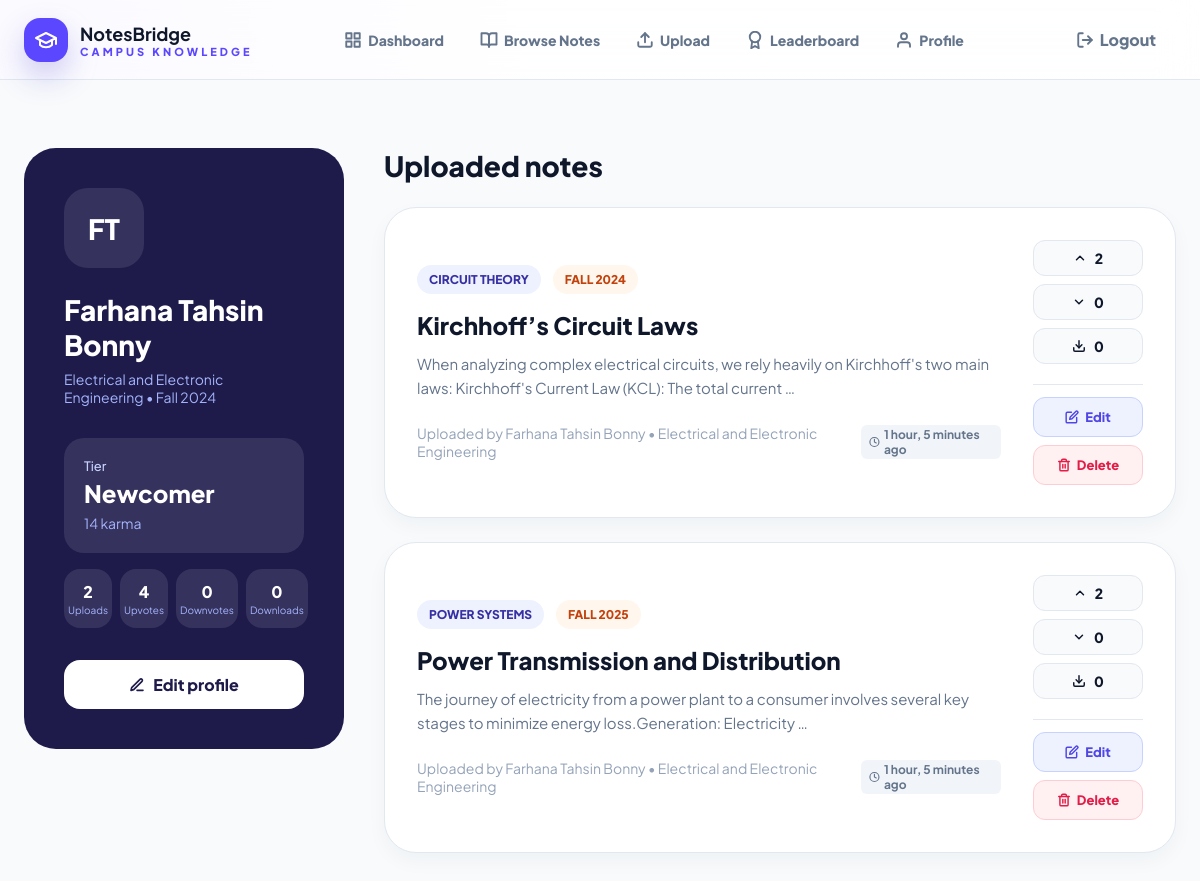
/my-profile/ (signed in), run on the app's committed database.
### profiles/models.py (models this page shows, shortened)
class Profile(models.Model):
    user = models.OneToOneField(settings.AUTH_USER_MODEL,on_delete=models.CASCADE)
    karma = models.FloatField(default=0)
    tier = models.CharField(max_length=20,default="Newcomer")
    total_uploads = models.PositiveIntegerField(default=0)
    total_upvotes = models.PositiveIntegerField(default=0)
    total_downvotes = models.PositiveIntegerField(default=0)
    total_downloads = models.PositiveIntegerField(default=0)
    moderation_penalty = models.FloatField(default=0)

### accounts/models.py (models this page shows)
class CustomUser(AbstractUser):
    email = models.EmailField(unique=True)
    department = models.ForeignKey(
        'departments.Department',
        on_delete=models.SET_NULL,
        null=True,
        blank=True
    )
    USERNAME_FIELD = "email"
    REQUIRED_FIELDS = ["username"]

### departments/models.py (models this page shows, shortened)
class Department(models.Model):
    name = models.CharField(max_length=100, unique=True)
    code = models.CharField(max_length=10, unique=True)

class Subject(models.Model):
    name = models.CharField(max_length=100)
    code = models.CharField(max_length=20)
    department = models.ForeignKey(Department, on_delete=models.CASCADE)
    class Meta:
        unique_together = ('code', 'department')

### notes/models.py (models this page shows, shortened)
class Note(models.Model):
    title = models.CharField(max_length=100)
    description = models.TextField()
    file = models.FileField(upload_to='notes/', blank=True, null=True)
    subject = models.ForeignKey(Subject, on_delete=models.CASCADE)
    uploader = models.ForeignKey(settings.AUTH_USER_MODEL, on_delete=models.CASCADE)
    professor = models.CharField(max_length=100)
    semester = models.CharField(max_length=50)
    downloads = models.PositiveIntegerField(default=0)
    is_flagged = models.BooleanField(default=False)
    is_hidden = models.BooleanField(default=False)
    is_deleted = models.BooleanField(default=False)
    report_count = models.PositiveIntegerField(default=0)
    created_at = models.DateTimeField(auto_now_add=True)

### profiles/views.py (the view)
# urls.py: path('my-profile/',profile_view,name='profile'),
@login_required
def profile_view(request):
    user = request.user
    profile = user.profile
    notes = Note.objects.filter(uploader=user).annotate(
        upvotes=Count('vote', filter=Q(vote__vote_type=1)),
        downvotes=Count('vote', filter=Q(vote__vote_type=0))
    ).order_by('-created_at')
    latest_note = notes.first()
    inferred_department = latest_note.subject.department.name if latest_note else "NotesBridge User"
    inferred_semester = latest_note.semester if latest_note else "Current Term"
    context = {
        'profile': profile,
        'notes': notes,
        'inferred_department': inferred_department,
        'inferred_semester': inferred_semester,
    }
    return render(request,'profiles/profile.html',context)

### templates/profiles/profile.html (shortened to what this page needs)
{% extends 'base.html' %}
{% load static %}
{% block content %}
<main class="page-section" style="background: #f8fafc; min-height: 100vh;">
    <div class="container" style="max-width: 1200px; padding: 24px;">
        <div style="display: grid; grid-template-columns: 320px 1fr; gap: 40px; align-items: flex-start;">
            <div style="background: #1e1b4b; border-radius: 32px; padding: 40px; color: white; display: flex; flex-direction: column;">
                <div style="width: 80px; height: 80px; border-radius: 24px; background: rgba(255,255,255,0.1); color: white; display: flex; align-items: center; justify-content: center; font-size: 28px; font-weight: 800; margin-bottom: 24px;">
                    {% if profile.user.first_name %}{{ profile.user.first_name|slice:":1"|upper }}{{ profile.user.last_name|slice:":1"|upper }}{% else %}{{ profile.user.username|slice:":2"|upper }}{% endif %}
                </div>
                <h1 style="font-size: 28px; font-weight: 800; margin: 0 0 8px 0; color: white;">
                    {% if profile.user.first_name %}{{ profile.user.first_name }} {{ profile.user.last_name }}{% else %}{{ profile.user.username }}{% endif %}
                </h1>
                <span style="color: #a5b4fc; font-size: 14px;">{{ inferred_department }} • {{ inferred_semester }}</span>
                <div style="background: rgba(255,255,255,0.1); border-radius: 20px; padding: 20px; margin-top: 32px; margin-bottom: 16px;">
                    <span style="color: #c7d2fe; font-size: 13px; font-weight: 500; display: block; margin-bottom: 4px;">Tier</span>
                    <h3 style="font-size: 24px; font-weight: 800; color: white; margin: 0 0 4px 0;">{{ profile.tier }}</h3>
                    <span style="color: #a5b4fc; font-size: 14px;">{{ profile.karma|floatformat:0 }} karma</span>
                </div>
                <div style="display: grid; grid-template-columns: repeat(4, 1fr); gap: 8px; margin-bottom: 32px;">
                    <div style="background: rgba(255,255,255,0.1); border-radius: 16px; padding: 12px 4px; text-align: center;">
                        <div style="font-weight: 800; font-size: 16px; color: white;">{{ profile.total_uploads }}</div>
                        <div style="color: #a5b4fc; font-size: 10px; margin-top: 2px;">Uploads</div>
                    </div>
                    <div style="background: rgba(255,255,255,0.1); border-radius: 16px; padding: 12px 4px; text-align: center;">
                        <div style="font-weight: 800; font-size: 16px; color: white;">{{ profile.total_upvotes }}</div>
                        <div style="color: #a5b4fc; font-size: 10px; margin-top: 2px;">Upvotes</div>
                    </div>
                    <div style="background: rgba(255,255,255,0.1); border-radius: 16px; padding: 12px 4px; text-align: center;">
                        <div style="font-weight: 800; font-size: 16px; color: white;">{{ profile.total_downvotes }}</div>
                        <div style="color: #a5b4fc; font-size: 10px; margin-top: 2px;">Downvotes</div>
                    </div>
                    <div style="background: rgba(255,255,255,0.1); border-radius: 16px; padding: 12px 4px; text-align: center;">
                        <div style="font-weight: 800; font-size: 16px; color: white;">{{ profile.total_downloads }}</div>
                        <div style="color: #a5b4fc; font-size: 10px; margin-top: 2px;">Downloads</div>
                    </div>
                </div>
                <a href="{% url 'edit_profile' %}" style="display: flex; align-items: center; justify-content: center; gap: 8px; background: white; color: #1e1b4b; padding: 14px; border-radius: 16px; font-weight: 800; text-decoration: none;">
                    <svg width="16" height="16" viewBox="0 0 24 24" fill="none" stroke="currentColor" stroke-width="2.5" stroke-linecap="round" stroke-linejoin="round"><path d="M12 20h9"></path><path d="M16.5 3.5a2.121 2.121 0 0 1 3 3L7 19l-4 1 1-4L16.5 3.5z"></path></svg>
                    Edit profile
                </a>
            </div>
            <div style="display: flex; flex-direction: column; gap: 24px;">
                <h2 style="font-size: 28px; font-weight: 800; color: var(--slate); margin: 0;">Uploaded notes</h2>
                {% for note in notes %}
                <article class="note-card" style="background: white; border: 1px solid var(--line); border-radius: 32px; padding: 32px; display: grid; grid-template-columns: 1fr auto; gap: 32px; align-items: center;">
                    <div>
                        <div style="display: flex; gap: 12px; margin-bottom: 16px;">
                            <span class="tag tag-indigo">{{ note.subject.name|upper }}</span>
                            <span class="tag tag-orange">{{ note.semester|upper }}</span>
                        </div>
                        <h3 style="font-size: 24px; font-weight: 800; color: var(--slate); margin: 0 0 12px 0;"><a href="{% url 'note_detail' note.id %}" style="text-decoration: none; color: inherit;">{{ note.title }}</a></h3>
                        <p style="color: var(--muted); font-size: 15px; line-height: 1.6; margin: 0 0 24px 0; max-width: 600px;">{{ note.description|truncatewords:20 }}</p>
                        <span style="color: #94a3b8; font-size: 14px; display: flex; align-items: center; gap: 6px;">
                            <span>Uploaded by {% if note.uploader.first_name %}{{ note.uploader.first_name }} {{ note.uploader.last_name }}{% else %}{{ note.uploader.username }}{% endif %} • {{ note.subject.department.name }}</span>
                            <span style="display: inline-flex; align-items: center; gap: 4px; background: #f1f5f9; padding: 2px 8px; border-radius: 6px; font-size: 12px; font-weight: 700; color: #64748b;">
                                <svg width="12" height="12" viewBox="0 0 24 24" fill="none" stroke="currentColor" stroke-width="2.5" stroke-linecap="round" stroke-linejoin="round"><circle cx="12" cy="12" r="10"></circle><polyline points="12 6 12 12 16 14"></polyline></svg>
                                {{ note.created_at|timesince }} ago
                            </span>
                        </span>
                    </div>
                    <div style="display: flex; flex-direction: column; gap: 8px;">
                        <div style="background: #f8fafc; border: 1px solid var(--line); border-radius: 12px; padding: 8px 16px; display: flex; align-items: center; justify-content: center; gap: 8px; font-weight: 800; color: var(--slate); font-size: 14px;">
                            <svg width="14" height="14" viewBox="0 0 24 24" fill="none" stroke="currentColor" stroke-width="2.5" stroke-linecap="round" stroke-linejoin="round"><polyline points="18 15 12 9 6 15"></polyline></svg>
                            {{ note.upvotes }}
                        </div>
                        <div style="background: #f8fafc; border: 1px solid var(--line); border-radius: 12px; padding: 8px 16px; display: flex; align-items: center; justify-content: center; gap: 8px; font-weight: 800; color: var(--slate); font-size: 14px;">
                            <svg width="14" height="14" viewBox="0 0 24 24" fill="none" stroke="currentColor" stroke-width="2.5" stroke-linecap="round" stroke-linejoin="round"><polyline points="6 9 12 15 18 9"></polyline></svg>
                            {{ note.downvotes }}
                        </div>
                        <div style="background: #f8fafc; border: 1px solid var(--line); border-radius: 12px; padding: 8px 16px; display: flex; align-items: center; justify-content: center; gap: 8px; font-weight: 800; color: var(--slate); font-size: 14px;">
                            <svg width="14" height="14" viewBox="0 0 24 24" fill="none" stroke="currentColor" stroke-width="2.5" stroke-linecap="round" stroke-linejoin="round"><path d="M21 15v4a2 2 0 0 1-2 2H5a2 2 0 0 1-2-2v-4"></path><polyline points="7 10 12 15 17 10"></polyline><line x1="12" y1="15" x2="12" y2="3"></line></svg>
                            {{ note.downloads }}
                        </div>
                        {% if user == note.uploader %}
                        <div style="margin-top: 12px; display: flex; flex-direction: column; gap: 8px; border-top: 1px solid var(--line); padding-top: 12px;">
                            <a href="{% url 'edit_note' note.id %}" style="width: 100%; min-width: 110px; background: #eef2ff; color: #4f46e5; border: 1px solid #c7d2fe; border-radius: 12px; padding: 10px; height: 40px; text-decoration: none; display: flex; align-items: center; justify-content: center; gap: 6px; font-weight: 800; font-size: 13px;">
                                <svg width="14" height="14" viewBox="0 0 24 24" fill="none" stroke="currentColor" stroke-width="2.5" stroke-linecap="round" stroke-linejoin="round"><path d="M11 4H4a2 2 0 0 0-2 2v14a2 2 0 0 0 2 2h14a2 2 0 0 0 2-2v-7"></path><path d="M18.5 2.5a2.121 2.121 0 0 1 3 3L12 15l-4 1 1-4 9.5-9.5z"></path></svg>
                                Edit
                            </a>
                            <a href="{% url 'delete_note' note.id %}" style="width: 100%; min-width: 110px; background: #fff1f2; color: #e11d48; border: 1px solid #fecdd3; border-radius: 12px; padding: 10px; height: 40px; text-decoration: none; display: flex; align-items: center; justify-content: center; gap: 6px; font-weight: 800; font-size: 13px;" onclick="return confirm('Are you sure you want to delete this note?')">
                                Delete
                            </a>
                        </div>
                        {% endif %}
                    </div>
                </article>
                {% empty %}
                <div style="text-align: center; padding: 60px; background: white; border-radius: 32px; border: 1px dashed var(--line); color: var(--muted);">
                    <p style="margin: 0; font-size: 16px; font-weight: 500;">No notes uploaded yet.</p>
                </div>
                {% endfor %}
            </div>
        </div>
    </div>
</main>
{% endblock %}

### static/css/notesbridge.css (style rules this page uses)
:root { --bg: #f7f8ff; --bg-start: #fcfcff; --bg-end: #f3f6ff; --surface: rgba(255, 255, 255, 0.88); --surface-strong: #ffffff; --text: #0d1330; --muted: #66708f; --line: #dbe2f4; --primary: #4b35db; --primary-dark: #3521bd; --accent: #6f5dff; --shadow: 0 20px 60px rgba(57, 67, 126, 0.14); }
* { box-sizing: border-box; }
a { color: inherit; text-decoration: none; }
img, svg { display: block; max-width: 100%; }
:root { --indigo: #5B47FF; --indigo-dark: #1e1b4b; --orange: #f97316; --cream: #fff7ed; --slate: #0f172a; --muted: #64748b; --line: #e2e8f0; --card: rgba(255, 255, 255, .9) }
* { box-sizing: border-box }
body { margin: 0; font-family: 'Plus Jakarta Sans', system-ui, sans-serif; color: var(--slate); background: radial-gradient(circle at top left, rgba(101, 80, 255, 0.12), transparent 34%), radial-gradient(circle at bottom right, rgba(89, 124, 255, 0.12), transparent 32%), linear-gradient(180deg, #fcfcff 0%, #f4f6ff 100%); }
a { color: inherit; text-decoration: none }
.container { max-width: 1216px; margin: 0 auto; padding: 0 24px }
.page-section { padding-top: 44px; padding-bottom: 56px }
.note-card { border: 1px solid #f1f5f9; background: var(--card); border-radius: 32px; padding: 24px; box-shadow: 0 8px 20px rgba(30, 41, 59, .04) }
.tag { border-radius: 999px; padding: 7px 12px; font-size: 12px; font-weight: 900; text-transform: uppercase }
.tag-indigo { background: #eef2ff; color: #3730a3 }
.tag-orange { background: #fff7ed; color: #c2410c }
.note-card { transition: transform 0.2s ease, box-shadow 0.2s ease; }

### data on the page
Profile: user.first_name "F", user.last_name "T", user.first_name "Farhana", user.last_name "Tahsin Bonny", tier "Newcomer", karma "14", total_uploads "2", total_upvotes "4", total_downvotes "0", total_downloads "0"
Department: name "Electrical and Electronic Engineering"
Note: semester "Fall 2024", subject.name "CIRCUIT THEORY", semester "FALL 2024", title "Kirchhoff’s Circuit Laws", description "When analyzing complex electrical circuits, we rely heavily on Kirchhoff's two main laws: Kirchhoff's Current Law (KCL): The total current …", uploader.first_name "Farhana", uploader.last_name "Tahsin Bonny", subject.department.name "Electrical and Electronic Engineering", created_at "1 hour, 5 minutes", upvotes "2", downvotes "0", downloads "0", shows "Edit"
Note: subject.name "POWER SYSTEMS", semester "FALL 2025", title "Power Transmission and Distribution", description "The journey of electricity from a power plant to a consumer involves several key stages to minimize energy loss.Generation: Electricity …", uploader.first_name "Farhana", uploader.last_name "Tahsin Bonny", subject.department.name "Electrical and Electronic Engineering", created_at "1 hour, 5 minutes", upvotes "2", downvotes "0", downloads "0", shows "Edit"
